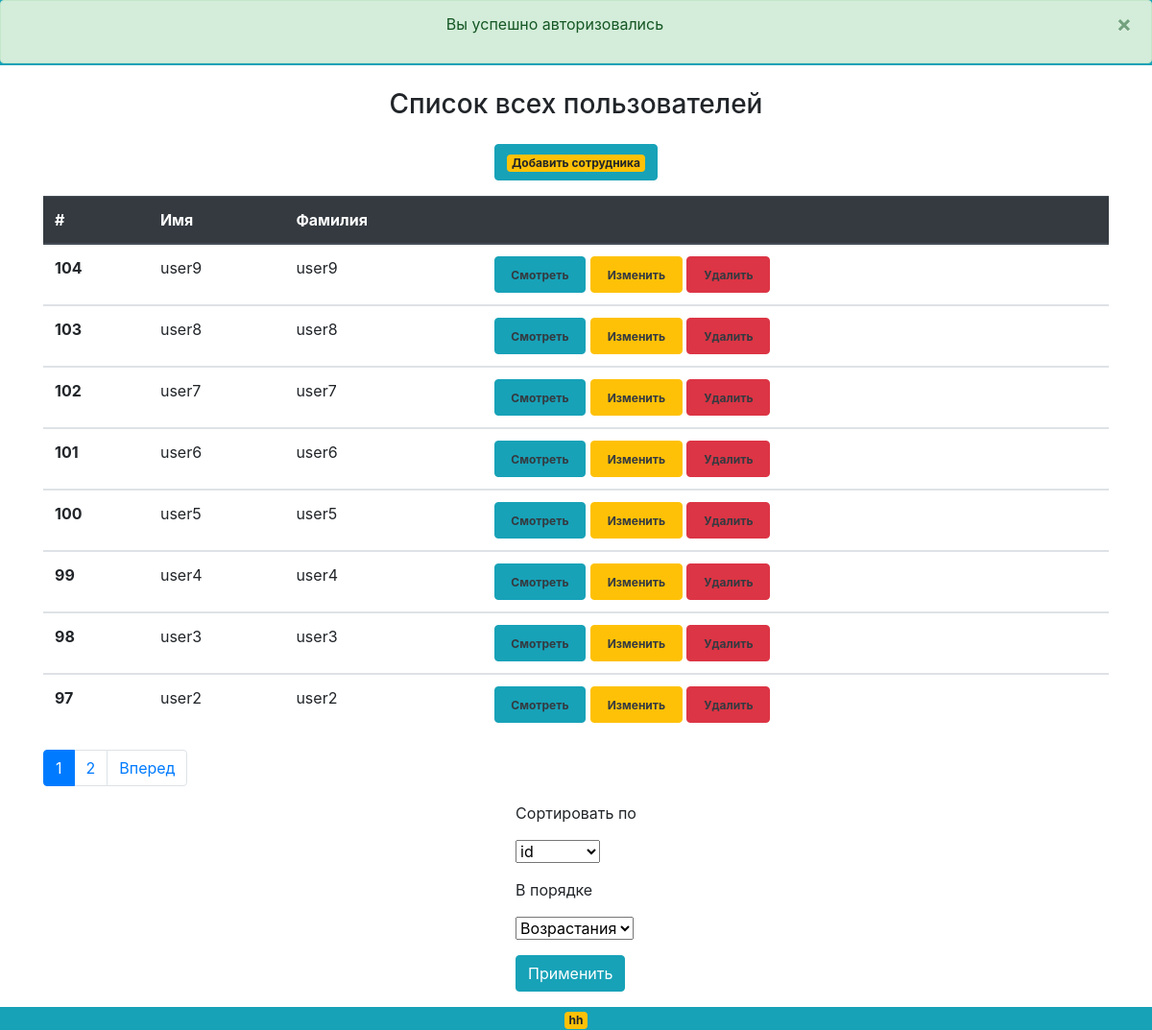
Page / (signed in) on the committed database.
### tables this page shows
CREATE TABLE `users` (
  `id` int(11) NOT NULL,
  `login` varchar(255) NOT NULL,
  `password` varchar(255) NOT NULL,
  `name` varchar(255) NOT NULL,
  `surname` varchar(255) NOT NULL,
  `gender` varchar(255) NOT NULL,
  `date` date NOT NULL,
  `roles` int(2) NOT NULL DEFAULT 2
);

### public_html/application/controllers/UserController.php (called while the page is built, shortened)
<?php
class UserController extends Controller {
    public function index()
    {
        $pagination = new Pagination($this->route, $this->model->recordCount());
        if ($_POST) {
            $vars = [
                'pagination' => $pagination->get(),
                'users' => $this->model->getAllRecord($this->getRoute(), $_POST['parameter'], $_POST['sort']),
            ];
        } else {
            $vars = [
                'pagination' => $pagination->get(),
                'users' => $this->model->getAllRecord($this->getRoute(),'id', 'DESC'),
            ];
        }
        $this->getView()->render('Главная страница', $vars);
    }
}

### index.php (called while the page is built, shortened)
<?php
$router = new Router;
$router -> run();

### public_html/application/services/DBDriver.php (called while the page is built, shortened)
<?php
Class DBDriver
{
	private $pdo;
	public function __construct($pdo)
	{
		$this->pdo = $pdo;
	}
	public function select($sql, array $params = [], $fetch = self::FETCH_ALL)
	{
		$stmt = $this->pdo->prepare($sql);
		if (!empty($params)) {
			foreach ($params as $key => $val) {
				if (is_int($val)) {
					$type = PDO::PARAM_INT;
				} else {
					$type = PDO::PARAM_STR;
				}
				$stmt->bindValue(':'.$key, $val, $type);
			}
		}
		$stmt->execute();
		return $fetch === self::FETCH_ALL ? $stmt->fetchAll(PDO::FETCH_ASSOC) : $stmt->fetch(PDO::FETCH_ASSOC);
	}
	public function column($sql, $params = []) {
		$stmt = $this->pdo->prepare($sql);
		$stmt->execute();
		return $stmt->fetchColumn();
	}
}

### public_html/application/core/Model.php (called while the page is built, shortened)
<?php
abstract class Model
{
    protected $dbDriver;
    protected $table;
    public function __construct($dbDriver, $table)
    {
        $this->dbDriver = $dbDriver;
        $this->table = $table;
    }
    public function recordCount()
    {
        return $this->dbDriver->column("SELECT COUNT(id) FROM {$this->table}");
    }
    public function getAllRecord($route, $parameter, $sort)
    {
        $max = 8;
        $params = [
            'max' => $max,
            'start' => ((($route['page'] ?? 1) - 1) * $max),
        ];
        return $this->dbDriver->select("SELECT * FROM {$this->table} ORDER BY {$parameter} {$sort} LIMIT :start, :max", $params);
    }
}

### public_html/application/core/Controller.php (called while the page is built, shortened)
<?php
abstract class Controller {
    public $route;
	public function __construct($route) {
		$this->route = $route;
		$this->model = $this->loadModel($route['controller']);
	}
	public function loadModel($name) {
		$path = 'public_html\application\models\\'.ucfirst($name);
		if (class_exists($path)) {
		    $db = DB::getConnect();
		    $dbDriver = new DBDriver($db);
		    $tableName = $name . 's';
			return new $path($dbDriver, $table = $tableName);
		}
	}
    public function getRoute()
    {
        return $this->route;
    }
}

### public_html/application/services/Flash.php (called while the page is built, shortened)
<?php
class Flash
{
    public static function flash($name, $string = '')
    {
        if(Session::exists($name) && Session::get($name) !=='') {
            $session = Session::get($name);
            return $session;
        } else {
            Session::put($name,$string);
        }
    }
    public static function existsFlash($name)
    {
        return ($_SESSION[$name] == '') ? true:false;
    }
}

### public_html/application/services/Session.php (called while the page is built, shortened)
<?php
class Session
{
	public static function exists($name)
    {
		return (isset($_SESSION[$name])) ? true:false;
	}
	public static function get($name)
    {
			return $_SESSION[$name];
    }
}

### public_html/application/views/user/index.php (the view, shortened to what this page needs)
<div class="container mt-3 mb-3">
    <div class="row justify-content-md-center">
       <h3>Список всех пользователей</h3>
    </div>
    <div class="d-flex justify-content-md-center mt-3 mb-3">
        <div>
            <button class="btn btn-info">
                <a class="badge badge-warning" href="user/create">Добавить сотрудника </a>
            </button>
        </div>
    </div>
        <div class="list_user ">
            <table class="table">
                <thead class="thead-dark">
                <tr>
                    <th scope="col">#</th>
                    <th scope="col">Имя</th>
                    <th scope="col">Фамилия</th>
                    <th scope="col"></th>
                </tr>
                </thead>
                <?php foreach ($users as $user): ?>
                    <tbody>
                    <tr>
                        <th scope="row"><?=$user['id']?></th>
                        <td><?=$user['name']?></td>
                        <td><?=$user['surname']?></td>
                        <td>
                            <button type="button" class="btn btn-info"><a class="badge text-dark" href="/user/show/<?=$user['id']?>">Смотреть</a></button>
                            <button type="button" class="btn btn-warning"><a class="badge text-dark" href="/user/edit/<?=$user['id']?>">Изменить</a></button>
                            <button type="button" class="btn btn-danger"><a class="badge text-dark" href="/user/destroy/<?=$user['id']?>">Удалить</a></button>
                        </td>
                    </tr>
                    </tbody>
                <?php endforeach; ?>
            </table>
            <div class="clearfix">
                <?=$pagination;?>
            </div>
            <div class="d-flex justify-content-md-center">
                <div>
                    <form action="/" class="" method="post">
                        <div class="form-group">
                            <p>Сортировать по</p>
                            <select name="parameter">
                                <option value="id">id</option>
                            </select>
                        </div>
                        <div class="form-group">
                            <p>В порядке</p>
                            <select name="sort">
                                <option value="ASC">Возрастания</option>
                            </select>
                        </div>
                        <button class="btn btn-info">Применить</button>
                    </form>
                </div>
            </div>
    </div>
</div>

### public_html/application/core/Router.php (shortened to what this page needs)
<?php
class Router {
    private $routes = [];
    private $params = [];
    public function add($route, $params)
    {
        $route = preg_replace('/{([a-z]+):([^\}]+)}/', '(?P<\1>\2)', $route);
        $route = '#^'.$route.'$#';
        $this->routes[$route] = $params;
    }
    public function match()
    {
        $url = trim($_SERVER['REQUEST_URI'], '/');
        foreach ($this->routes as $route => $params) {
            if (preg_match($route, $url, $matches)) {
                $this->params = $params;
                return true;
            }
        }
        return false;
    }
    public function run()
    {
        if ($this->match()) {
            $path = 'public_html\application\controllers\\'.ucfirst($this->params['controller']).'Controller';
            if (class_exists($path)) {
                $action = $this->params['action'];
                if (method_exists($path, $action)) {
                    $controller = new $path($this->params);
                    $controller->$action();
                } else {
                    View::errorCode(404);
                }
            } else {
                View::errorCode(404);
            }
        } else {
            View::errorCode(404);
        }
    }
}

### public_html/application/services/Pagination.php (shortened to what this page needs)
<?php
class Pagination
{
    private $max = 10;
    private $route;
    private $current_page;
    private $total;
    private $limit;
    public function __construct($route, $total, $limit = 9)
    {
        $this->route = $route;
        $this->total = $total;
        $this->limit = $limit;
        $this->amount = $this->amount();
    }
    public function get()
    {
        $links = null;
        $limits = $this->limits();
        $html = '<nav><ul class="pagination">';
        for ($page = $limits[0]; $page <= $limits[1]; $page++) {
            if ($page == $this->current_page) {
                $links .= '<li class="page-item active"><span class="page-link">'.$page.'</span></li>';
            } else {
                $links .= $this->generateHtml($page);
            }
        }
        if (!is_null($links)) {
            if ($this->current_page < $this->amount) {
                $links .= $this->generateHtml($this->amount, 'Вперед');
            }
        }
        $html .= $links.' </ul></nav>';
        return $html;
    }
    private function generateHtml($page, $text = null)
    {
        if (!$text) {
            $text = $page;
        }
        return '<li class="page-item"><a class="page-link" href="/'.$this->route['controller'].'/'.$this->route['action'].'/'.$page.'">'.$text.'</a></li>';
    }
    private function limits()
    {
        $left = $this->current_page - round($this->max / 2);
        $start = $left > 0 ? $left : 1;
        if ($start + $this->max <= $this->amount) {
            $end = $start > 1 ? $start + $this->max : $this->max;
        }
        else {
            $end = $this->amount;
            $start = $this->amount - $this->max > 0 ? $this->amount - $this->max : 1;
        }
        return array($start, $end);
    }
    private function setCurrentPage()
    {
        if (isset($this->route['page'])) {
            $currentPage = $this->route['page'];
        } else {
            $currentPage = 1;
        }
        $this->current_page = $currentPage;
    }
    private function amount()
    {
        return ceil($this->total / $this->limit);
    }
}

### public_html/application/core/view.php (shortened to what this page needs)
<?php
class View {
	public $path;
	public $layout = 'default';
	public function __construct($route) {
		$this->path = $route['controller'].'/'.$route['action'];
	}
	public function render($title, $vars = []) {
		$path = 'public_html/application/views/'.$this->path.'.php';
		if (file_exists($path)) {
			require $path;
			$content = ob_get_clean();
			require 'public_html/application/views/layouts/'.$this->layout.'.php';
		}
	}
}

### public_html/application/views/layouts/default.php (shortened to what this page needs)
<!doctype html>
<html lang="ru">
<head>
    <link href="/public_html/public/styles/main.css" rel="stylesheet">
    <link rel="stylesheet" href="https://stackpath.bootstrapcdn.com/bootstrap/4.5.2/css/bootstrap.min.css">
</head>
<body class="d-flex flex-column min-vh-100">
<header>
    <nav class="navbar navbar-light bg-info d-flex justify-content-between">
        <div>
            <a class="badge badge-warning" href="#"><h2>Админ панель</h2></a>
        </div>
        <div>
            <a class="badge badge-danger" href="/admin/logOut"><h2>Выйти</h2></a>
        </div>
    </nav>
</header>
<main class="mt-2"><?=$content?></main>
<footer class="mastfoot mt-auto bg-info d-flex justify-content-center ">
    <div class="inner">
        <a class="badge badge-warning" href="https://barnaul.hh.ru/resume/717d48caff07d50fac0039ed1f755564677454#key-skills">hh</a>
    </div>
</footer>
<?php if (!Flash::existsFlash('success')) : ?>
    <div class="flash alert alert-success alert-dismissible fade show fixed-top" role="alert">
        <p class="text-center"><?=Flash::flash('success');?></p>
        <button type="button" class="close" data-dismiss="alert" aria-label="Close">
            <span aria-hidden="true">&times;</span>
     </button>
    </div>
<?php endif;?>
</body>
</html>

### rows in the picture
users: id "104", name "user9", surname "user9"
users: id "103", name "user8", surname "user8"
users: id "102", name "user7", surname "user7"
users: id "101", name "user6", surname "user6"
users: id "100", name "user5", surname "user5"
users: id "99", name "user4", surname "user4"
users: id "98", name "user3", surname "user3"
users: id "97", name "user2", surname "user2"

### other values in the picture
$text "Вперед"
Flash::flash('success') "Вы успешно авторизовались"
